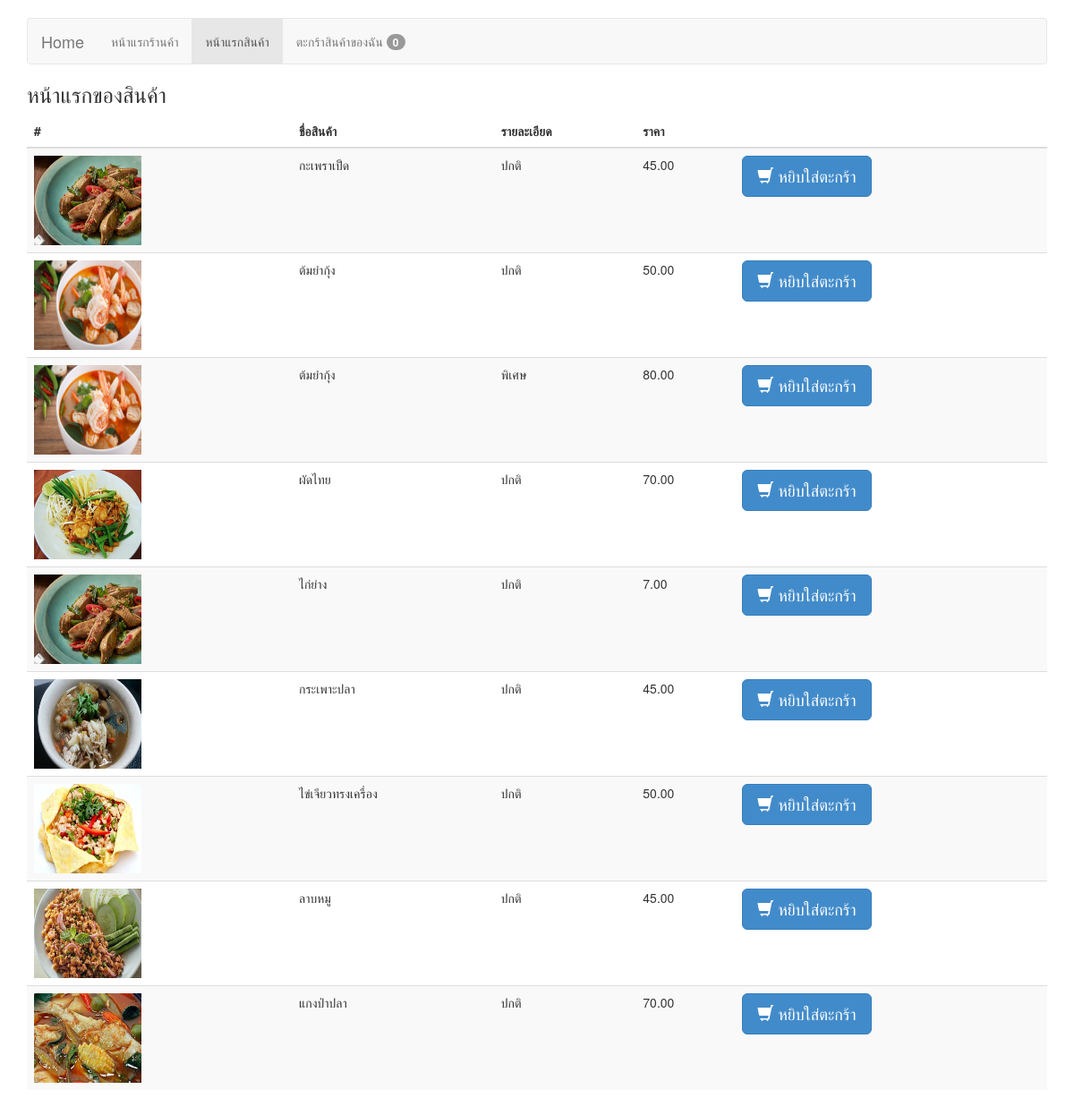
The page /Grab_present/shopping/index_2.php?shop=shop001 on the database its author committed.
### tables this page shows
CREATE TABLE `food` (
  `id_food` int(11) NOT NULL,
  `food_name` varchar(70) NOT NULL,
  `food_size` varchar(50) NOT NULL,
  `food_cash` float NOT NULL,
  `shop_username` varchar(20) NOT NULL,
  `FilesName` varchar(100) NOT NULL
);

### Grab_present/shopping/index_2.php (the view, shortened to what this page needs)
<?php
require 'connect.php';
$id_shop = $_GET["shop"];
$meSql = "SELECT * FROM food WHERE shop_username ='$id_shop'";
$meQuery = mysqli_query($meConnect,$meSql);
if(isset($_SESSION['qty'])){
    $meQty = 0;
    foreach($_SESSION['qty'] as $meItem){
        $meQty = (int)$meQty + (int)$meItem;
        $_SESSION['meQty']=$meQty;
    }
}else{
    $meQty=0;
}
?>
<!DOCTYPE html>
<html lang="en">
    <head>
        <link href="bootstrap/css/bootstrap.min.css" rel="stylesheet">
        <link href="bootstrap/css/nava.css" rel="stylesheet">
    </head>
    <body>
        <div class="container">
            <div class="navbar navbar-default" role="navigation">
                <div class="container-fluid">
                    <div class="navbar-header">
                        <?php
                            $link = "";
                            if($meQty==0){
                                $link = "index.php";
                            }
                            else{
                                $link = "index_2.php?a=finishOrder&shop=".$id_shop."";
                                $link1 = "../Home/index.php?shop=<?php echo $id_shop?>";
                            }
                        ?>
                        <a class="navbar-brand" href= "../Home/index.php?shop=<?php echo $id_shop?>">Home</a>
                    </div>
                    <div class="navbar-collapse collapse">
                        <ul class="nav navbar-nav">
                            <li><a href=<?php echo "$link"?>>หน้าแรกร้านค้า</a></li>
                            <li class="active"><a href="">หน้าแรกสินค้า</a></li>
                            <li><a href="cart.php?shop=<?php echo $id_shop;?>">ตะกร้าสินค้าของฉัน <span class="badge"><?php echo $meQty; ?></span></a></li>
                        </ul>
                    </div>
                </div>
            </div>
            <h3>หน้าแรกของสินค้า</h3>
            <table class="table table-striped">
                <thead>
                    <tr>
                        <th>#</th>
                        <th>ชื่อสินค้า</th>
                        <th>รายละเอียด</th>
                        <th>ราคา</th>
                        <th>&nbsp;</th>
                    </tr>
                </thead>
                <tbody>
                    <?php
                    while ($meResult = mysqli_fetch_array($meQuery))
                    {
                        ?>
                        <tr>
                            <td><img src="../Shop/myfile/<?php echo $meResult['FilesName'];?>" width="120px" height="100px" border="0"></td>
                            <td><?php echo $meResult['food_name']; ?></td>
                            <td><?php echo $meResult['food_size']; ?></td>
                            <td><?php echo number_format($meResult['food_cash'],2); ?></td>
                            <td>
                                <a class="btn btn-primary btn-lg" href="updatecart.php?itemId=<?php echo $meResult["id_food"];?>&shop=<?php echo $id_shop?>" role="button">
                                    <span class="glyphicon glyphicon-shopping-cart"></span>
                                    หยิบใส่ตะกร้า</a>
                            </td>
                        </tr>
                        <?php
                    }
                    ?>
                </tbody>
            </table>
        </div>
    </body>
</html>

### rows shown on the page
food: FilesName (picture), food_name "กะเพราเป็ด", food_size "ปกติ", food_cash "45.00"
food: FilesName (picture), food_name "ต้มยำกุ้ง", food_size "ปกติ", food_cash "50.00"
food: FilesName (picture), food_name "ต้มยำกุ้ง", food_size "พิเศษ", food_cash "80.00"
food: FilesName (picture), food_name "ผัดไทย", food_size "ปกติ", food_cash "70.00"
food: FilesName (picture), food_name "ไก่ย่าง", food_size "ปกติ", food_cash "7.00"
food: FilesName (picture), food_name "กระเพาะปลา", food_size "ปกติ", food_cash "45.00"
food: FilesName (picture), food_name "ไข่เจียวทรงเครื่อง", food_size "ปกติ", food_cash "50.00"
food: FilesName (picture), food_name "ลาบหมู", food_size "ปกติ", food_cash "45.00"
food: FilesName (picture), food_name "แกงป่าปลา", food_size "ปกติ", food_cash "70.00"

### other values the page prints
$meQty "0"
